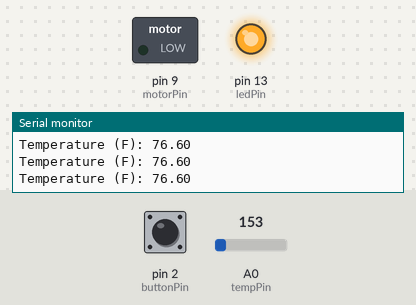
Recording of a sketch running on a simulated Arduino Uno, built with avr-gcc and run on an emulated ATmega328P. Parts: switched loads named in the sketch (green lamp = pin HIGH), output pins drawn as LEDs (lit = HIGH), the last lines printed to the serial monitor. The inputs (shaded band) are chosen by the test bench; at power-on: pin 2 (buttonPin) LOW, A0 (tempPin) = 153.

Above: at 1.3 s.
1.4 s: pin 2 (buttonPin) pulled HIGH for 0.6 s
At 4.05 s:
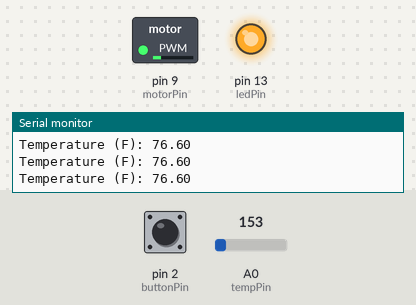
4.4 s: A0 (tempPin) set to 143
At 7.3 s:
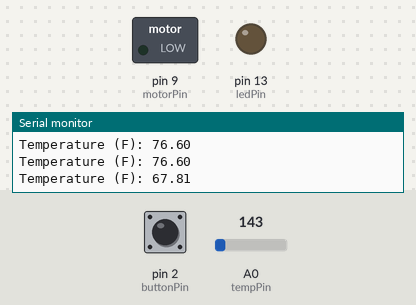
7.4 s: A0 (tempPin) set to 165
At 8.0 s:
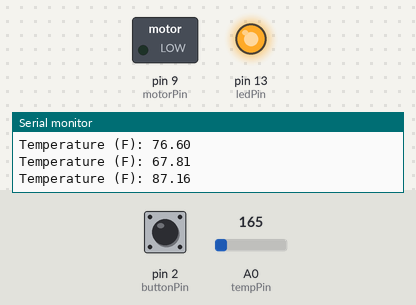
9.1 s: A0 (tempPin) set to 133
At 10.5 s:
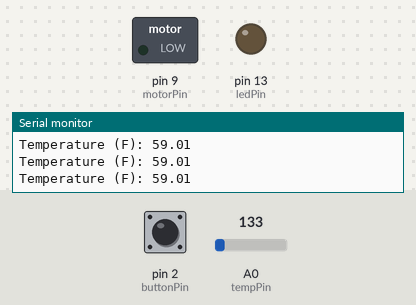
Timing chart, 0 to 11.6 s (numbered marks = the images above; inputs shaded):
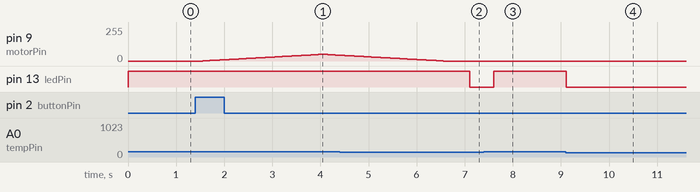

The sketch:

temp-fan.ino
```cpp
// Pin configuration
const int buttonPin = 2;      // Button connected to digital pin 2
const int motorPin = 9;       // Transistor base connected to digital pin 9 (with PWM)
const int ledPin = 13;        // LED connected to digital pin 13
const int tempPin = A0;      // TMP36 sensor connected to analog pin A0

void setup()
{
  pinMode(buttonPin, INPUT);
  pinMode(motorPin, OUTPUT);
  pinMode(ledPin, OUTPUT);
  Serial.begin(9600);
}

void loop()
{
  // Read temperature from TMP36
  int sensorValue = analogRead(tempPin);

  // Convert to voltage
  float voltage = sensorValue * (5.0 / 1023.0);

  // Convert voltage to temperature in C
  float temperatureC = (voltage - 0.5) * 100;

  // Convert C to F
  float temperatureF = (temperatureC * 9.0/5.0) + 32;

  Serial.print("Temperature (F): ");
  Serial.println(temperatureF);

  // Check if temp is above or equal to 85 and button is pressed
  if (temperatureF >= 75.0) {
    digitalWrite(ledPin, HIGH);
    if (digitalRead(buttonPin) == HIGH) {
      // Ramp up motor speed
      for (int speed = 0; speed <= 50; speed++) {
        analogWrite(motorPin, speed);
        delay(50);
      }
      // Ramp down motor speed
      for (int speed = 50; speed >= 0; speed--) {
        analogWrite(motorPin, speed);
        delay(50);
      }
    }
  } else {
    digitalWrite(ledPin, LOW);
    analogWrite(motorPin, 0);
  }

  delay(500);
}
```

Measured:
- the behaviour switches between 152 and 151 on A0 (tempPin) (found by bisection; images 1 and 2)
- after the input at 1.4 s, pin 9 (motorPin): rises from 0/255 to 50/255 in 2.5 s, then falls to 44/255 in 0.35 s
- after the input at 4.4 s, pin 13 (ledPin): HIGH → LOW after 2.7 s
- after the input at 7.4 s, pin 13 (ledPin): LOW → HIGH after 0.21 s
- after the input at 9.1 s, pin 13 (ledPin): HIGH → LOW at once
